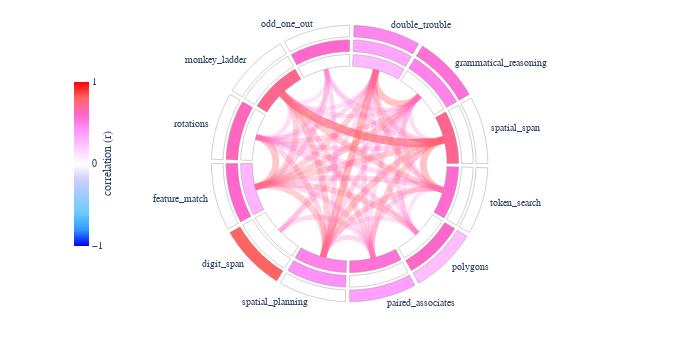

Write notebook code for a chart like this one.
### Markdown cell above
### Factor Analysis (PCA) of CBS Test Scores (Control Group)

### Code cell
# Perform a PCA of the 12 primary CBS measures specifying 3 components and a
# varimax rotation. These choices are based on previous work with these tests:
# Hampshire et al (2012), Wild et al (2018).
Ypca = FactorAnalyzer(
	method='principal',
	n_factors=3, 
	rotation='varimax').fit(Zctrl[df_])

# I know the scores turn out in this order....
pca_names = ['STM', 'reasoning', 'verbal']

# Build dataframes of correlations, loadings, eigenvalues etc. for use in the
# figure and table.
loadings = pd.DataFrame(
	Ypca.loadings_, index=cbs.test_names(), columns=pca_names)
var_corrs = pd.DataFrame(
	Ypca.corr_, index=cbs.test_names(), columns=cbs.test_names())
eigen_values = pd.DataFrame(
	Ypca.get_eigenvalues()[0][0:3], index=pca_names, columns=['eigenvalues']).T
pct_variance = pd.DataFrame(
	Ypca.get_factor_variance()[1]*100, index=pca_names, columns=['% variance']).T

# Generates and displays the chord plot to visualize the factors
fig = chord_plot(
	loadings.copy(), var_corrs.copy(), 
	cscale_name='Picnic', width=700, height=350, threshold=0.20)
fig.write_image('./images/score_PCA.svg')
fig
# fig.show(renderer="png", width=700, height=350)
